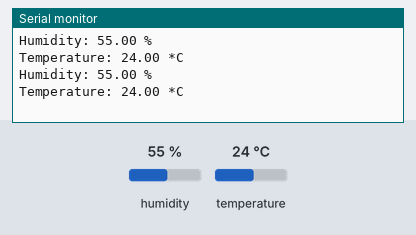
Simulated run of this sketch. Board: Arduino Uno, built with avr-gcc and run on an emulated ATmega328P. Parts: the last lines printed to the serial monitor. Inputs (shaded band) come from the test bench; at power-on: humidity 55 %, temperature 24 °C.

Above: at 4.8 s.
4.9 s: humidity set to 22 %
At 7.2 s:
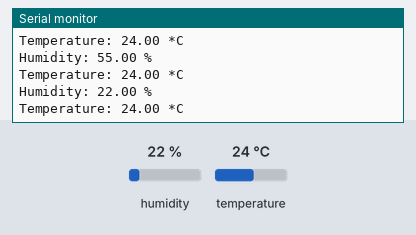
7.9 s: temperature set to 12 °C
At 9.6 s:
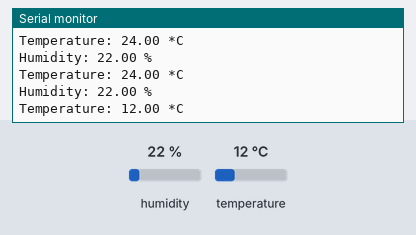
10.9 s: humidity set to 40 %
At 13.2 s:
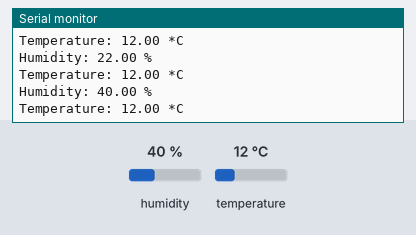
Timing chart, 0 to 14.7 s (numbered marks = the images above; inputs shaded):
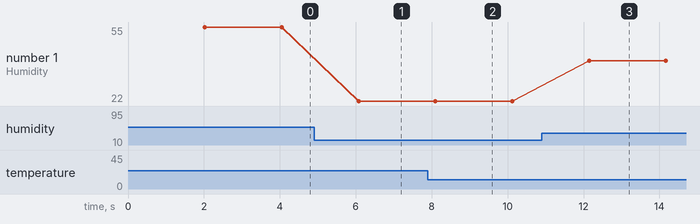

Measured:
- after the input at 4.9 s, the serial monitor: prints a new line after 1.2 s (image 1)
- after the input at 7.9 s, the serial monitor: prints a new line after 0.20 s (image 2)
- after the input at 10.9 s, the serial monitor: prints a new line after 1.2 s (image 3)
- plotted number 1: 55 → 22 after the input at 4.9 s, 22 → 40 after the input at 10.9 s

The sketch:

DHT11_Test.ino
```cpp
#include <DHT.h>

#define DHT_PIN 5
#define DHT_TYPE DHT11

DHT dht(DHT_PIN, DHT_TYPE);

void setup() {
  Serial.begin(115200);
  // Khởi động cảm biến DHT11
  dht.begin();
}
 void loop() {
  // DHT đọc nhiệt độ hoặc độ ẩm mất khoảng 250 ms
  // Quá trình đọc có thể lên đến 2s
  delay(2000);

  float hum = dht.readHumidity();

  // Đọc nhiệt độ ở giai Celsius
  float tem = dht.readTemperature();

  // Kiểm tra giá trị nhiệt độ và độ ẩm có đúng không !
  if (isnan(hum) || isnan(tem)) {
    Serial.println("Failed to read from DHT11 sensor !");
    return;
  }
  //Xuất giá trị nhiệt độ và độ ẩm ra Serial Monitor
  Serial.print("Humidity: ");
  Serial.print(hum);
  Serial.println(" %");
  Serial.print("Temperature: ");
  Serial.print(tem);
  Serial.println(" *C");
  Serial.println();
}
```
